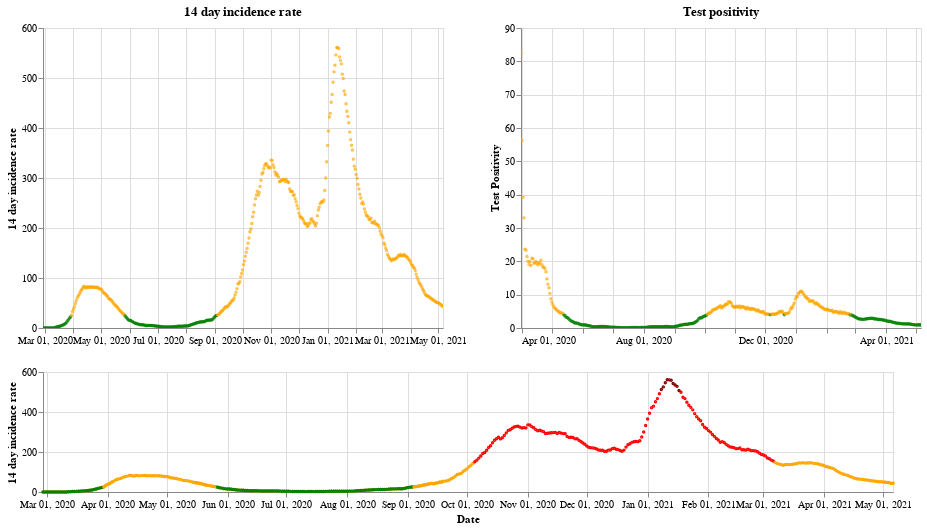

Here is the notebook cell this chart was saved with:
### Markdown cell above
## Scotland

### Code cell
plot_traffic_light('Scotland')

### Figure 1 — Vega-Lite specification as saved in the notebook (floating-point values rounded to 4 significant figures; data arrays with more than 128 entries replaced by an {"elided": "..."} marker saying what was removed)
{"config": {"view": {"continuousWidth": 400, "continuousHeight": 300}}, "vconcat": [{"hconcat": [{"mark": {"type": "point", "size": 2}, "encoding": {"color": {"condition": {"value": "green", "test": "(datum.twoWeeklyCasesRate <= 25)"}, "value": "orange"}, "tooltip": [{"type": "nominal", "field": "areaName"}, {"type": "temporal", "field": "date"}, {"type": "quantitative", "field": "twoWeeklyCasesRate"}, {"type": "quantitative", "field": "testPositivity"}], "x": {"type": "temporal", "axis": {"title": ""}, "field": "date", "scale": {"domain": {"selection": "DateBrush"}}, "timeUnit": "yearmonthdate"}, "y": {"type": "quantitative", "axis": {"title": "14 day incidence rate"}, "field": "twoWeeklyCasesRate"}}, "title": "14 day incidence rate", "width": 400}, {"mark": {"type": "point", "size": 2}, "encoding": {"color": {"condition": {"value": "green", "test": "(datum.testPositivity <= 4)"}, "value": "orange"}, "tooltip": [{"type": "nominal", "field": "areaName"}, {"type": "temporal", "field": "date"}, {"type": "quantitative", "field": "twoWeeklyCasesRate"}, {"type": "quantitative", "field": "testPositivity"}], "x": {"type": "temporal", "axis": {"title": ""}, "field": "date", "scale": {"domain": {"selection": "DateBrush"}}, "timeUnit": "yearmonthdate"}, "y": {"type": "quantitative", "axis": {"title": "Test Positivity"}, "field": "testPositivity"}}, "title": "Test positivity", "width": 400}]}, {"layer": [{"mark": {"type": "point", "size": 2}, "encoding": {"color": {"condition": {"value": "orange", "test": "((50 && datum.twoWeeklyCasesRate) < 150)"}, "value": "red"}, "opacity": {"condition": {"value": 1, "test": "((50 && datum.twoWeeklyCasesRate) < 500)"}, "value": 0}, "tooltip": [{"type": "nominal", "field": "areaName"}, {"type": "temporal", "field": "date"}, {"type": "quantitative", "field": "twoWeeklyCasesRate"}, {"type": "quantitative", "field": "testPositivity"}], "x": {"type": "temporal", "axis": {"title": "Date"}, "field": "date", "timeUnit": "yearmonthdate"}, "y": {"type": "quantitative", "axis": {"title": "14 day incidence rate"}, "field": "twoWeeklyCasesRate"}}, "selection": {"DateBrush": {"type": "interval", "encodings": ["x"], "fields": ["Time"]}}, "width": 850}, {"mark": {"type": "point", "size": 2}, "encoding": {"color": {"value": "darkred"}, "opacity": {"condition": {"value": 1, "test": "(datum.twoWeeklyCasesRate >= 500)"}, "value": 0}, "tooltip": [{"type": "nominal", "field": "areaName"}, {"type": "temporal", "field": "date"}, {"type": "quantitative", "field": "twoWeeklyCasesRate"}, {"type": "quantitative", "field": "testPositivity"}], "x": {"type": "temporal", "axis": {"title": "Date"}, "field": "date", "timeUnit": "yearmonthdate"}, "y": {"type": "quantitative", "axis": {"title": "14 day incidence rate"}, "field": "twoWeeklyCasesRate"}}, "width": 400}, {"mark": {"type": "point", "size": 2}, "encoding": {"color": {"condition": {"value": "green", "test": "((4 && datum.twoWeeklyCasesRate) < 25)"}, "value": "orange"}, "opacity": {"condition": {"value": 1, "test": "(datum.twoWeeklyCasesRate < 50)"}, "value": 0}, "tooltip": [{"type": "nominal", "field": "areaName"}, {"type": "temporal", "field": "date"}, {"type": "quantitative", "field": "twoWeeklyCasesRate"}, {"type": "quantitative", "field": "testPositivity"}], "x": {"type": "temporal", "axis": {"title": "Date"}, "field": "date", "timeUnit": "yearmonthdate"}, "y": {"type": "quantitative", "axis": {"title": "14 day incidence rate"}, "field": "twoWeeklyCasesRate"}}, "width": 400}], "height": 120, "width": 800}], "data": {"name": "data-767b5fcbc9411e9a6dff20892f033cbe"}, "$schema": "https://vega.github.io/schema/vega-lite/v4.8.1.json", "datasets": {"data-767b5fcbc9411e9a6dff20892f033cbe": {"elided": "434 records"}}}
